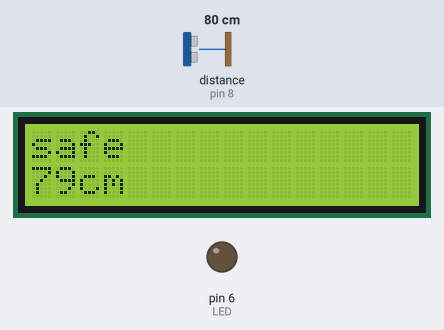
The sketch below on a simulated Arduino Uno, built with avr-gcc and run on an emulated ATmega328P. Shown: 16×2 character LCD, output pins drawn as LEDs (lit = HIGH). Wiring (inferred from the names in the program): ultrasonic range finder: trigger pin 7; echo pin 8. The inputs (shaded band) are chosen by the test bench; at power-on: distance to the obstacle (sensor on pin 8) 80 cm. The echo pulse lasts 58.3 µs per cm; pins used as bus, display or sensor lines are not drawn.

Above: at 1.2 s.
1.3 s: distance to the obstacle (sensor on pin 8) set to 13 cm
At 1.8 s:
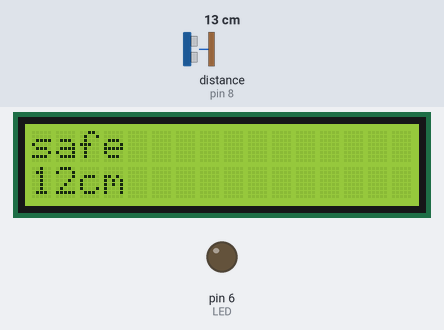
2.8 s: distance to the obstacle (sensor on pin 8) set to 10 cm
At 3.16 s:
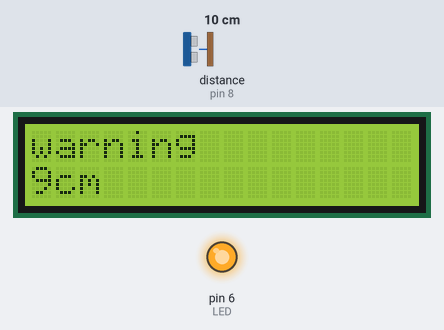
5.4 s: distance to the obstacle (sensor on pin 8) set to 120 cm
At 6.3 s:
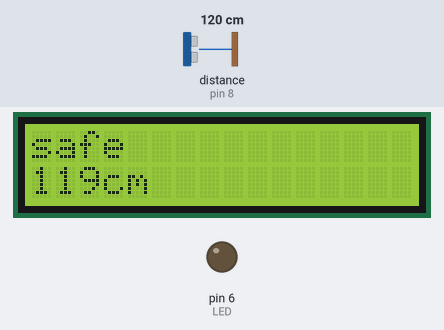
Timing chart, 0 to 8.4 s (numbered marks = the images above; inputs shaded):
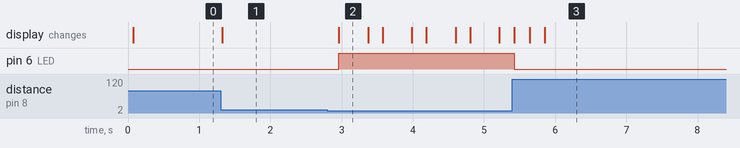

Measured:
- the behaviour switches between 12 and 11 cm on distance to the obstacle (sensor on pin 8) (found by bisection; images 1 and 2)
- after the input at 1.3 s, the display: changes at once (image 1)
- after the input at 2.8 s, pin 6 (LED): LOW → HIGH after 0.16 s; the display: changes after 0.16 s (image 2)
- after the input at 5.4 s, pin 6 (LED): HIGH → LOW at once; the display: changes at once (image 3)
- what the display in image 2 shows lasts 0.4 s, from 3.0 s to 3.4 s

The sketch:

LCD_Display_with_Ultra.ino
```cpp
#include <LiquidCrystal.h>
#define ECHO 8
#define TRIG 7
#define LED 6

LiquidCrystal lcd(12, 11, 5, 4, 3, 2); // LCD 초기화(생성)
long distance = 0;
void setup()
{
    pinMode(ECHO, INPUT);
    pinMode(TRIG, OUTPUT);
    pinMode(LED, OUTPUT);
    lcd.begin(16, 2);          //16열 2행
    lcd.print("hello world!"); //첫행에 표시
    Serial.begin(9600);
}

void loop()
{
    measure_distance();
    lcd.clear();
    if(distance <= 10){
        lcd.setCursor(0,0);
        lcd.print("warning");
        lcd.setCursor(0,1);
        lcd.print(distance + String("cm"));
        digitalWrite(LED, HIGH);
    } else {
        lcd.setCursor(0,0);
        lcd.print("safe");
        lcd.setCursor(0,1);
        lcd.print(distance + String("cm"));
        digitalWrite(LED, LOW);
    }
    delay(200);
}

void measure_distance(){
    digitalWrite(TRIG, LOW);
    delayMicroseconds(2);
    digitalWrite(TRIG, HIGH);
    delayMicroseconds(2);
    digitalWrite(TRIG, LOW);
    distance = pulseIn(ECHO, HIGH) / 58.2;
    //Serial.println(distance + "");
}
```
